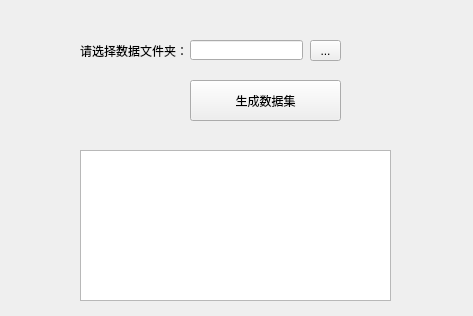
<?xml version="1.0" encoding="UTF-8"?>
<ui version="4.0">
 <class>Abnormal_train_dataset</class>
 <widget class="QWidget" name="Abnormal_train_dataset">
  <property name="geometry">
   <rect>
    <x>0</x>
    <y>0</y>
    <width>473</width>
    <height>316</height>
   </rect>
  </property>
  <property name="windowTitle">
   <string>Creating dataset</string>
  </property>
  <widget class="QPushButton" name="pushButton_creat_abnormal_dataset">
   <property name="geometry">
    <rect>
     <x>190</x>
     <y>80</y>
     <width>151</width>
     <height>41</height>
    </rect>
   </property>
   <property name="text">
    <string>生成数据集</string>
   </property>
  </widget>
  <widget class="QLabel" name="label">
   <property name="geometry">
    <rect>
     <x>80</x>
     <y>40</y>
     <width>121</width>
     <height>21</height>
    </rect>
   </property>
   <property name="text">
    <string>请选择数据文件夹：</string>
   </property>
  </widget>
  <widget class="QToolButton" name="toolButton_select_inputdata_dir">
   <property name="geometry">
    <rect>
     <x>310</x>
     <y>40</y>
     <width>31</width>
     <height>21</height>
    </rect>
   </property>
   <property name="text">
    <string>...</string>
   </property>
  </widget>
  <widget class="QLineEdit" name="abnormal_inputdata_path">
   <property name="geometry">
    <rect>
     <x>190</x>
     <y>40</y>
     <width>113</width>
     <height>20</height>
    </rect>
   </property>
   <property name="text">
    <string/>
   </property>
  </widget>
  <widget class="QPlainTextEdit" name="plainTextEdit">
   <property name="geometry">
    <rect>
     <x>80</x>
     <y>150</y>
     <width>311</width>
     <height>151</height>
    </rect>
   </property>
  </widget>
 </widget>
 <resources/>
 <connections/>
</ui>
